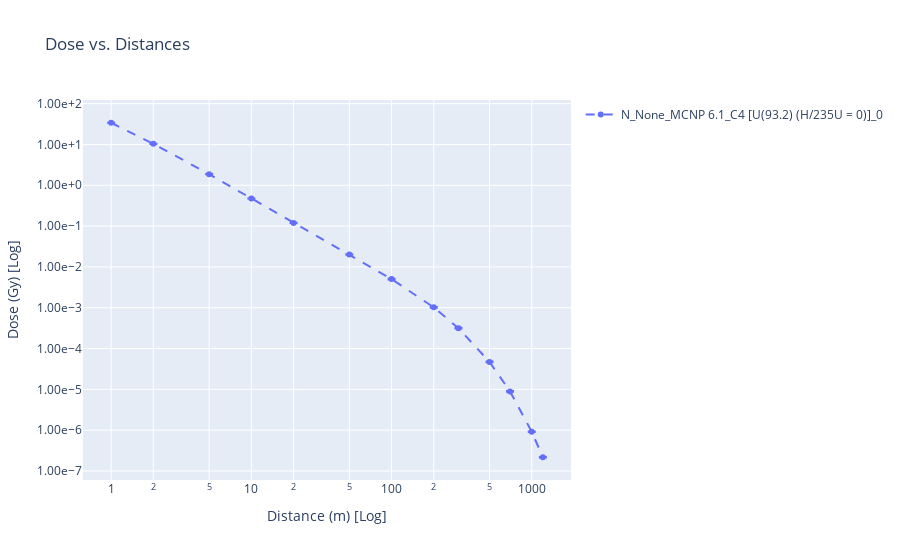

Notebook source saved alongside this figure:
### Code cell
# Define your filter criteria
particles = ['N']  # Example: ['N', 'P']
screens = ['None']  # Example: ['None','Concrete', 'Steel', 'Water', 'Lead']
cases = ['C4 [U(93.2) (H/235U = 0)]']  # Add more cases as needed
codes = ['MCNP 6.1']  # Example: ['MCNP 6.1', 'COG 11.2', 'SCALE 6.2.2']
thicknesses = [0]  # Example: [1, 5, 10, 20, 40]
# Apply the filter and plot the data
filtered_data = filter_wall_df(data, particles, screens, cases, codes, thicknesses, plot=True)

# Display the filtered data
filtered_data

### Figure 1 — Plotly figure (JSON) as saved in the notebook; plotly's stock layout.template omitted (floating-point values rounded to 4 significant figures)
{"data": [{"error_y": {"array": [0.0545, 0.02484, 0.007128, 0.002754, 0.001053, 0.0003057, 0.0001067, 2.249e-05, 6.552e-06, 9.597e-07, 1.677e-07, 1.735e-08, 4.079e-09], "type": "data", "visible": true}, "line": {"dash": "dash"}, "mode": "lines+markers", "name": "N_None_MCNP 6.1_C4 [U(93.2) (H/235U = 0)]_0", "type": "scatter", "x": [1, 2, 5, 10, 20, 50, 100, 200, 300, 500, 700, 1000, 1200], "y": [34.06, 10.35, 1.876, 0.4749, 0.1196, 0.02011, 0.005031, 0.001022, 0.000315, 4.705e-05, 8.919e-06, 9.131e-07, 2.169e-07]}], "layout": {"legend": {"title": {"text": ""}}, "showlegend": true, "title": {"text": "Dose vs. Distances"}, "xaxis": {"title": {"text": "Distance (m) [Log]"}, "type": "log"}, "yaxis": {"tickformat": ".2e", "title": {"text": "Dose (Gy) [Log]"}, "type": "log"}}}
